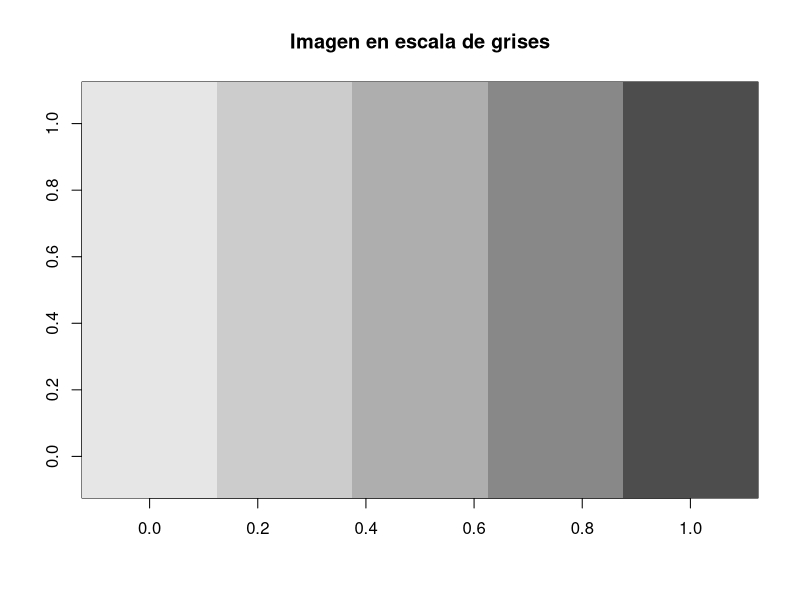
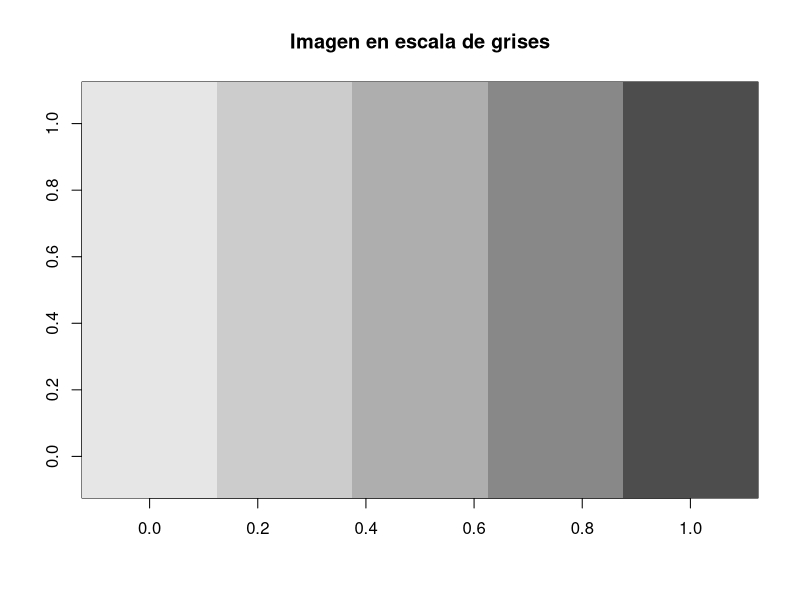

Reproduce these figures in R, in order. (Note: this script raises an error after producing the figures.)
#---primera celda---

# Completa: Reconstruye el degradado con matrix()
# Creamos la secuencia de 5 valores entre 0 y 255
fila_degradado <- seq(0, 255, length.out = 5)

# Creamos la matriz de 5x5 repitiendo la fila. 
# byrow = TRUE es equivalente a np.tile(..., (5, 1)) en Python
gris <- matrix(fila_degradado, nrow = 5, ncol = 5, byrow = TRUE)

# Completa: dim() y mean()
print(dim(gris))
print(mean(gris))

# 1. Convertimos 'gris' a una matriz 2D de 5x5 si es un vector 1D
if (is.null(dim(gris))) {
  # Si no tiene dimensiones, es un vector 1D. Lo repetimos 5 veces hacia abajo.
  # byrow = TRUE es equivalente a np.tile(gris, (5, 1)) en Python.
  gris_2d <- matrix(gris, nrow = 5, ncol = 5, byrow = TRUE)
} else {
  gris_2d <- gris
}

# 2. Guardar la imagen en un archivo PNG
png("gris_tema6.png")

# 3. Visualizar la imagen
# NOTA: En R, image() dibuja las filas de abajo hacia arriba.
# Para que se vea igual que en Python (origen arriba a la izquierda),
# transponemos t() e invertimos el orden de las filas [5:1, ].
image(t(gris_2d)[nrow(gris_2d):1, ], col = gray.colors(256), main = "Imagen en escala de grises")

# 4. Cerrar el dispositivo gráfico para que el archivo se guarde correctamente
dev.off()

# 5. Mostrar la imagen en pantalla (equivalente a plt.show())
# En RStudio, esto aparecerá en el panel "Plots".
image(t(gris_2d)[nrow(gris_2d):1, ], col = gray.colors(256), main = "Imagen en escala de grises")



#---segunda celda---
# Completa: extrae cada canal
# En R, los canales están en la 3ra dimensión: 1=Rojo, 2=Verde, 3=Azul
canal_r <- rgb[, , 1]
canal_g <- rgb[, , 2]
canal_b <- rgb[, , 3]

# Mostrar los canales (opcional, pero recomendado para verificar)
# Configuramos el área de gráficos: 1 fila, 3 columnas
par(mfrow = c(1, 3))

# --- Canal Rojo ---
# Usamos colorRampPalette para crear un degradado de blanco a rojo
image(t(canal_r)[nrow(canal_r):1, ], 
      col = colorRampPalette(c("white", "red"))(256), 
      main = "Canal R (Rojo)")

# --- Canal Verde ---
image(t(canal_g)[nrow(canal_g):1, ], 
      col = colorRampPalette(c("white", "green"))(256), 
      main = "Canal G (Verde)")

# --- Canal Azul ---
image(t(canal_b)[nrow(canal_b):1, ], 
      col = colorRampPalette(c("white", "blue"))(256), 
      main = "Canal B (Azul)")

# Restaurar la configuración de gráficos por defecto (1 gráfico a la vez)
par(mfrow = c(1, 1))

#---tercera celda---

# Completa: gris_promedio y gris_luminosidad
gris_promedio <- (canal_r + canal_g + canal_b) / 3
gris_luminosidad <- 0.299 * canal_r + 0.587 * canal_g + 0.114 * canal_b

print("--- Gris Promedio ---")
print(gris_promedio)
print("\n--- Gris Luminosidad ---")
print(gris_luminosidad)
